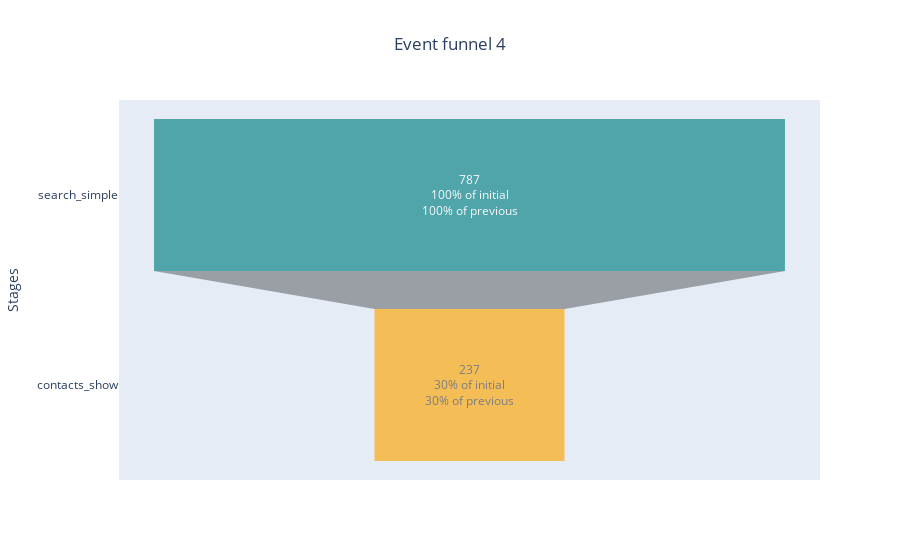

Notebook source saved alongside this figure:
### Markdown cell above
[Funnel 3](https://chart-studio.plotly.com/~psimera/5/#/). If you exclude the search and view the photos immediately to contacts, about a third, about a third

### Code cell
funnel(mob, 4, 'search_simple', 'contacts_show')

### Figure 1 — Plotly figure (JSON) as saved in the notebook; plotly's stock layout.template omitted (floating-point values rounded to 4 significant figures)
{"data": [{"marker": {"color": ["teal", "orange", "blue", "green", "silver"]}, "opacity": 0.65, "textinfo": "value+percent initial+percent previous", "type": "funnel", "x": [787, 237], "y": ["search_simple", "contacts_show"]}], "layout": {"title": {"text": "Event funnel 4", "x": 0.5}, "yaxis": {"title": {"text": "Stages"}}}}
